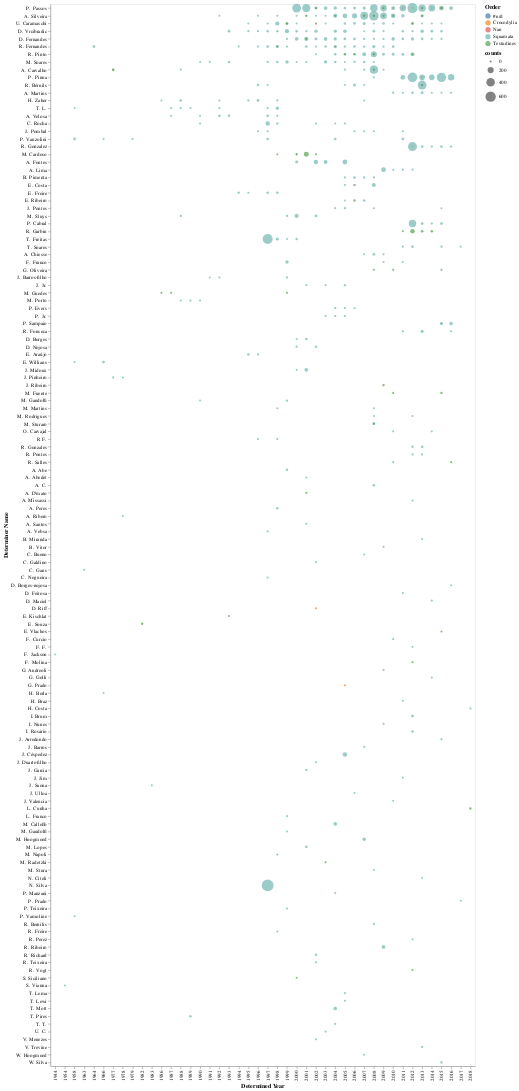

The cell this chart's notebook holds for it:
### Code cell
g2 = alt.Chart(teste1, width=800, height=2200).mark_circle().encode(
    x= alt.X('ano_determinacao', type='ordinal', title='Determined Year'),
    y= alt.Y('determinator_full_name', type='nominal', title='Determiner Name', 
            sort=alt.EncodingSortField('counts', op="count", order='descending')),
    size= alt.Size('counts', type="quantitative",scale=alt.Scale(range=[15, 500])),  # range ajusta tamanho do circulo
    color= alt.Color('ordem', type="nominal", title="Order"),
    tooltip= alt.Tooltip(['determinator_full_name', 'ano_determinacao', 'counts', 'ordem'])
)

# saving chart
# g2.save('./graphs/determiner/counts_per_determiner-w-order.html')

g2

### Figure 1 — Vega-Lite specification as saved in the notebook (floating-point values rounded to 4 significant figures; data arrays with more than 128 entries replaced by an {"elided": "..."} marker saying what was removed)
{"config": {"view": {"continuousWidth": 400, "continuousHeight": 300}}, "data": {"name": "data-80bf46d507b5015ed67e3435bde90228"}, "mark": "circle", "encoding": {"color": {"type": "nominal", "field": "ordem", "title": "Order"}, "size": {"type": "quantitative", "field": "counts", "scale": {"range": [15, 500]}}, "tooltip": [{"type": "nominal", "field": "determinator_full_name"}, {"type": "quantitative", "field": "ano_determinacao"}, {"type": "quantitative", "field": "counts"}, {"type": "nominal", "field": "ordem"}], "x": {"type": "ordinal", "field": "ano_determinacao", "title": "Determined Year"}, "y": {"type": "nominal", "field": "determinator_full_name", "sort": {"field": "counts", "op": "count", "order": "descending"}, "title": "Determiner Name"}}, "height": 2200, "width": 800, "$schema": "https://vega.github.io/schema/vega-lite/v4.8.1.json", "datasets": {"data-80bf46d507b5015ed67e3435bde90228": {"elided": "431 records"}}}
